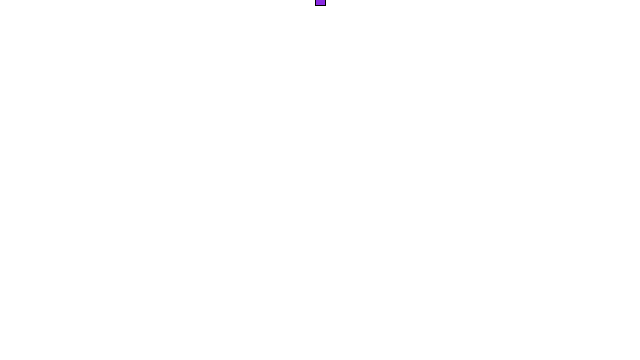
Frame 1 (no input)
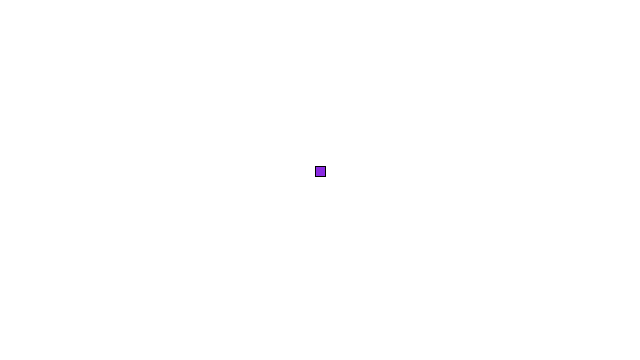
Frame 60 (the mouse pressed at the canvas centre just before this capture)
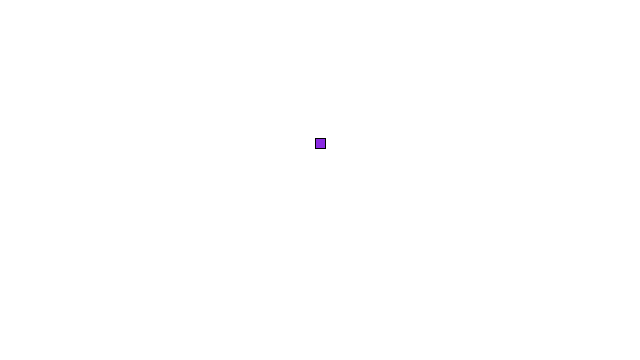
Frame 120 (the mouse held since frame 60 and released just before this capture)

The Processing sketch that drew these frames (run headless with seeded random() and noise(); from frame 60 on, the mouse is pressed at the canvas centre):

// Processing sketch: day11_2
// ── day11_2.pde
//gravity
float x = 320;
float y = 0;
float speed = 0;
float gravity = 0.1;
void setup(){
  size(640,360);
}
void draw(){
  background(255);
  fill(138,43,226);
  stroke(0);
  rectMode(CENTER);
  rect(x,y,10,10);

  y = y + speed;
  speed = speed +gravity;
  //reverse speed when we reach bottom
   if(y > height){
     speed = speed * -0.95;
     y = height;
   }
  
}
